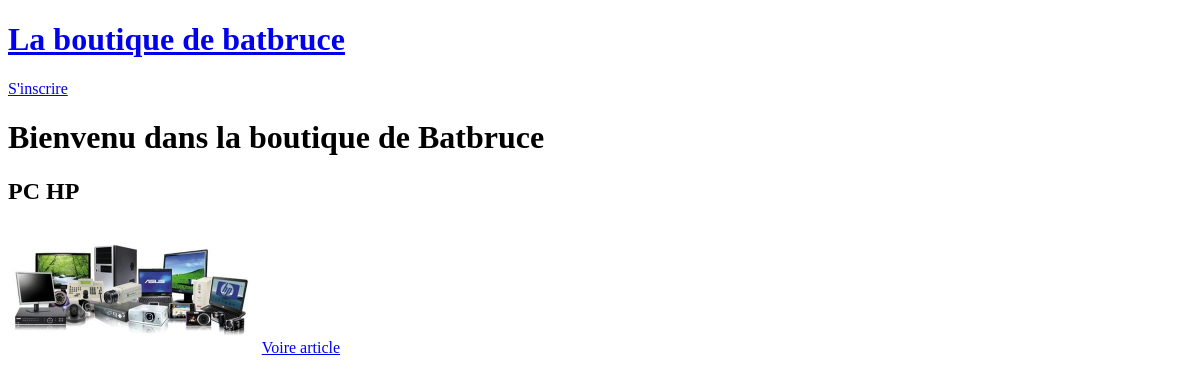
The app's page /, older data.
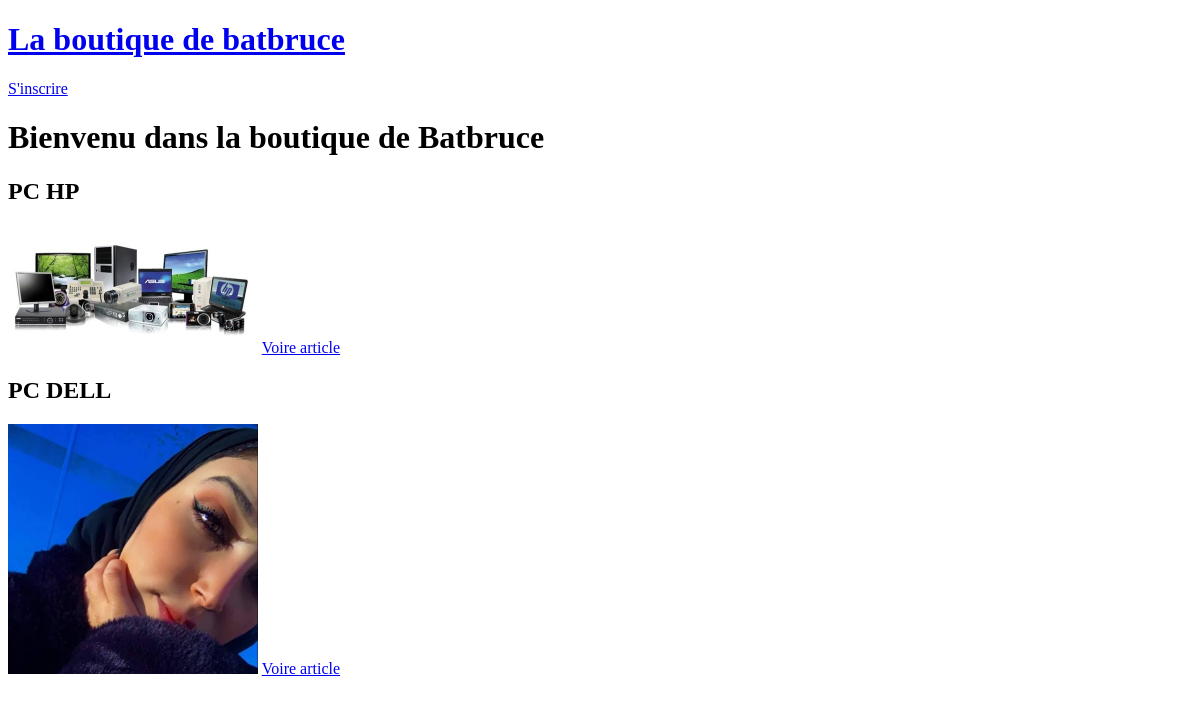
The same page, newer data.
### store/models.py (models this page shows, shortened)
class Product(models.Model):
    nom = models.CharField(max_length=128)
    slug=models.SlugField(max_length=128)
    price = models.FloatField(default=0.0)
    stock = models.IntegerField(default=0)
    description = models.TextField(blank=True)
    thumbnail = models.ImageField(upload_to="products", blank=True, null=True)
    def get_absolute_url(self):
        return reverse("product", kwargs={"slug": self.slug})

### store/views.py (the view)
# urls.py: path('',index,name="store-index"),
def index(request):
    prod=Product.objects.all()
    return render(request,"store/index.html", context={"products":prod})

### store/templates/store/index.html
{% extends 'base.html' %}
{% block content %}
<h1>Bienvenu dans la boutique de Batbruce </h1>
    {% for product in products %}
        <h2>{{product.nom}}</h2>
        <img src='{{product.thumbnail.url}}' alt="{{product.nom}}" style="max-width:250px;">
        <a href="{{ product.get_absolute_url }}">Voire article</a>
    {% endfor %}
{% endblock %}

### templates/base.html (shortened to what this page needs)
<!DOCTYPE html>
<html lang="en">
<head>
</head>
<body>
    <a href="{% url 'store-index' %}">
        <h1>La boutique de batbruce</h1>
    </a>
    {% if not user.is_authenticated %}
        <a href="{% url 'signup' %}">S'inscrire</a>
    {% endif %}
    {% block content %}
    {% endblock %}
</body>
</html>

Row changes from the older to the newer data that the page shows:
added Product: nom "PC DELL", thumbnail (picture)
